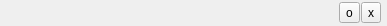
<?xml version="1.0" encoding="UTF-8"?>
<ui version="4.0">
 <class>EDRTitleBar</class>
 <widget class="QWidget" name="EDRTitleBar">
  <property name="geometry">
   <rect>
    <x>0</x>
    <y>0</y>
    <width>387</width>
    <height>26</height>
   </rect>
  </property>
  <property name="sizePolicy">
   <sizepolicy hsizetype="Preferred" vsizetype="Fixed">
    <horstretch>0</horstretch>
    <verstretch>0</verstretch>
   </sizepolicy>
  </property>
  <property name="minimumSize">
   <size>
    <width>0</width>
    <height>26</height>
   </size>
  </property>
  <property name="maximumSize">
   <size>
    <width>16777215</width>
    <height>26</height>
   </size>
  </property>
  <property name="focusPolicy">
   <enum>Qt::NoFocus</enum>
  </property>
  <property name="windowTitle">
   <string>EDRTitleBar</string>
  </property>
  <property name="styleSheet">
   <string notr="true">/*QWidget#EDRTitleBar {
	background-color: qlineargradient(spread:pad, x1:0, y1:0, x2:1, y2:0, stop:0 rgba(0, 0, 0, 255), stop:1 rgba(255, 255, 255, 255))
 }

QToolButton { 
	border: 2px solid #8f8f91;
	border-radius: 6px;
	background-color: qlineargradient(x1: 0, y1: 0, x2: 0, y2: 1 stop: 0 #f6f7fa, stop: 1 #dadbde);
}

QToolButton[popupMode=1] {
	padding-right: 20px;
}

QToolButton:pressed {
	background-color: qlineargradient(x1: 0, y1: 0, x2: 0, y2: 1 stop: 0 #dadbde, stop: 1 #f6f7fa);
}

QToolButton::menu-button {
	border: 2px solid gray;
	border-top-right-radius: 6px;
	border-bottom-right-radius: 6px;
	
	width: 16px;
}

QToolButton::menu-arrow {
	image: url(downarrow.png);
}

QToolButton::menu-arrow:open {
	top: 1px; left: 1px; 
}
*/</string>
  </property>
  <layout class="QHBoxLayout" name="horizontalLayout" stretch="0,0,0,0,0">
   <property name="spacing">
    <number>1</number>
   </property>
   <property name="leftMargin">
    <number>6</number>
   </property>
   <property name="topMargin">
    <number>2</number>
   </property>
   <property name="rightMargin">
    <number>6</number>
   </property>
   <property name="bottomMargin">
    <number>2</number>
   </property>
   <item>
    <widget class="QFrame" name="leftFrame">
     <property name="sizePolicy">
      <sizepolicy hsizetype="Preferred" vsizetype="Preferred">
       <horstretch>0</horstretch>
       <verstretch>0</verstretch>
      </sizepolicy>
     </property>
     <property name="minimumSize">
      <size>
       <width>0</width>
       <height>0</height>
      </size>
     </property>
     <property name="frameShape">
      <enum>QFrame::NoFrame</enum>
     </property>
     <property name="frameShadow">
      <enum>QFrame::Plain</enum>
     </property>
     <layout class="QHBoxLayout" name="horizontalLayout_5">
      <property name="spacing">
       <number>1</number>
      </property>
      <property name="margin">
       <number>0</number>
      </property>
     </layout>
    </widget>
   </item>
   <item>
    <spacer name="horizontalSpacer">
     <property name="orientation">
      <enum>Qt::Horizontal</enum>
     </property>
     <property name="sizeHint" stdset="0">
      <size>
       <width>40</width>
       <height>20</height>
      </size>
     </property>
    </spacer>
   </item>
   <item>
    <widget class="QFrame" name="rightFrame">
     <property name="sizePolicy">
      <sizepolicy hsizetype="Preferred" vsizetype="Preferred">
       <horstretch>0</horstretch>
       <verstretch>0</verstretch>
      </sizepolicy>
     </property>
     <property name="minimumSize">
      <size>
       <width>0</width>
       <height>0</height>
      </size>
     </property>
     <property name="layoutDirection">
      <enum>Qt::RightToLeft</enum>
     </property>
     <property name="frameShape">
      <enum>QFrame::NoFrame</enum>
     </property>
     <property name="frameShadow">
      <enum>QFrame::Plain</enum>
     </property>
     <layout class="QHBoxLayout" name="horizontalLayout_4">
      <property name="spacing">
       <number>1</number>
      </property>
      <property name="margin">
       <number>0</number>
      </property>
     </layout>
    </widget>
   </item>
   <item>
    <widget class="QToolButton" name="buttonFloat">
     <property name="text">
      <string>o</string>
     </property>
    </widget>
   </item>
   <item>
    <widget class="QToolButton" name="buttonClose">
     <property name="text">
      <string>x</string>
     </property>
    </widget>
   </item>
  </layout>
  <action name="actionFloat">
   <property name="checkable">
    <bool>true</bool>
   </property>
   <property name="icon">
    <iconset resource="Icons.qrc">
     <normaloff>:/resources/icons/oddokowywanie.png</normaloff>
     <normalon>:/resources/icons/dokowanie.png</normalon>:/resources/icons/oddokowywanie.png</iconset>
   </property>
   <property name="text">
    <string>Float</string>
   </property>
   <property name="toolTip">
    <string>Float</string>
   </property>
  </action>
  <action name="actionClose">
   <property name="icon">
    <iconset resource="Icons.qrc">
     <normaloff>:/resources/icons/x.png</normaloff>:/resources/icons/x.png</iconset>
   </property>
   <property name="text">
    <string>Close</string>
   </property>
   <property name="toolTip">
    <string>Close</string>
   </property>
  </action>
 </widget>
 <resources>
  <include location="ConsoleWidget.qrc"/>
  <include location="Icons.qrc"/>
 </resources>
 <connections/>
 <slots>
  <slot>setWordWrap(bool)</slot>
 </slots>
</ui>
